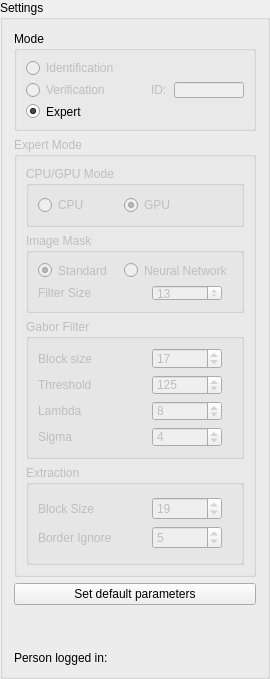
             <widget class="QGroupBox" name="settings_groupBox">
              <property name="minimumSize">
               <size>
                <width>270</width>
                <height>0</height>
               </size>
              </property>
              <property name="maximumSize">
               <size>
                <width>270</width>
                <height>16777215</height>
               </size>
              </property>
              <property name="title">
               <string>Settings</string>
              </property>
              <layout class="QVBoxLayout" name="verticalLayout_10">
               <item>
                <widget class="QGroupBox" name="mode_groupBox">
                 <property name="minimumSize">
                  <size>
                   <width>0</width>
                   <height>100</height>
                  </size>
                 </property>
                 <property name="maximumSize">
                  <size>
                   <width>16777215</width>
                   <height>100</height>
                  </size>
                 </property>
                 <property name="title">
                  <string>Mode</string>
                 </property>
                 <layout class="QVBoxLayout" name="verticalLayout_16">
                  <item>
                   <layout class="QVBoxLayout" name="verticalLayout_13">
                    <item>
                     <widget class="QRadioButton" name="identification_radioButton">
                      <property name="enabled">
                       <bool>false</bool>
                      </property>
                      <property name="text">
                       <string>Identification</string>
                      </property>
                      <property name="checked">
                       <bool>false</bool>
                      </property>
                      <property name="autoExclusive">
                       <bool>true</bool>
                      </property>
                     </widget>
                    </item>
                    <item>
                     <layout class="QHBoxLayout" name="horizontalLayout_11">
                      <item>
                       <widget class="QRadioButton" name="verification_radioButton">
                        <property name="enabled">
                         <bool>false</bool>
                        </property>
                        <property name="text">
                         <string>Verification</string>
                        </property>
                       </widget>
                      </item>
                      <item>
                       <spacer name="horizontalSpacer_10">
                        <property name="orientation">
                         <enum>Qt::Horizontal</enum>
                        </property>
                        <property name="sizeHint" stdset="0">
                         <size>
                          <width>40</width>
                          <height>20</height>
                         </size>
                        </property>
                       </spacer>
                      </item>
                      <item>
                       <widget class="QLabel" name="verification_label">
                        <property name="enabled">
                         <bool>false</bool>
                        </property>
                        <property name="minimumSize">
                         <size>
                          <width>17</width>
                          <height>0</height>
                         </size>
                        </property>
                        <property name="maximumSize">
                         <size>
                          <width>17</width>
                          <height>16777215</height>
                         </size>
                        </property>
                        <property name="text">
                         <string>ID:</string>
                        </property>
                       </widget>
                      </item>
                      <item>
                       <widget class="QLineEdit" name="verification_lineEdit">
                        <property name="enabled">
                         <bool>false</bool>
                        </property>
                        <property name="minimumSize">
                         <size>
                          <width>70</width>
                          <height>0</height>
                         </size>
                        </property>
                        <property name="maximumSize">
                         <size>
                          <width>70</width>
                          <height>16777215</height>
                         </size>
                        </property>
                        <property name="inputMethodHints">
                         <set>Qt::ImhNone</set>
                        </property>
                       </widget>
                      </item>
                     </layout>
                    </item>
                    <item>
                     <widget class="QRadioButton" name="expert_radioButton">
                      <property name="text">
                       <string>Expert</string>
                      </property>
                      <property name="checked">
                       <bool>true</bool>
                      </property>
                     </widget>
                    </item>
                   </layout>
                  </item>
                 </layout>
                </widget>
               </item>
               <item>
                <widget class="QGroupBox" name="expert_groupBox">
                 <property name="enabled">
                  <bool>false</bool>
                 </property>
                 <property name="title">
                  <string>Expert Mode</string>
                 </property>
                 <property name="checkable">
                  <bool>false</bool>
                 </property>
                 <layout class="QVBoxLayout" name="verticalLayout_29">
                  <item>
                   <layout class="QVBoxLayout" name="verticalLayout_11">
                    <item>
                     <widget class="QGroupBox" name="cpuGpuMode_groupBox">
                      <property name="title">
                       <string>CPU/GPU Mode</string>
                      </property>
                      <layout class="QVBoxLayout" name="verticalLayout_9">
                       <item>
                        <layout class="QHBoxLayout" name="horizontalLayout_2">
                         <item>
                          <widget class="QRadioButton" name="cpu_radioButton">
                           <property name="minimumSize">
                            <size>
                             <width>80</width>
                             <height>0</height>
                            </size>
                           </property>
                           <property name="maximumSize">
                            <size>
                             <width>50</width>
                             <height>16777215</height>
                            </size>
                           </property>
                           <property name="text">
                            <string>CPU</string>
                           </property>
                          </widget>
                         </item>
                         <item>
                          <widget class="QRadioButton" name="gpu_radioButton">
                           <property name="minimumSize">
                            <size>
                             <width>60</width>
                             <height>0</height>
                            </size>
                           </property>
                           <property name="maximumSize">
                            <size>
                             <width>60</width>
                             <height>16777215</height>
                            </size>
                           </property>
                           <property name="text">
                            <string>GPU</string>
                           </property>
                           <property name="checked">
                            <bool>true</bool>
                           </property>
                          </widget>
                         </item>
                         <item>
                          <spacer name="horizontalSpacer">
                           <property name="orientation">
                            <enum>Qt::Horizontal</enum>
                           </property>
                           <property name="sizeHint" stdset="0">
                            <size>
                             <width>40</width>
                             <height>20</height>
                            </size>
                           </property>
                          </spacer>
                         </item>
                        </layout>
                       </item>
                      </layout>
                     </widget>
                    </item>
                    <item>
                     <widget class="QGroupBox" name="imageMask_groupBox">
                      <property name="minimumSize">
                       <size>
                        <width>0</width>
                        <height>80</height>
                       </size>
                      </property>
                      <property name="maximumSize">
                       <size>
                        <width>16777215</width>
                        <height>80</height>
                       </size>
                      </property>
                      <property name="title">
                       <string>Image Mask</string>
                      </property>
                      <layout class="QVBoxLayout" name="verticalLayout_15">
                       <item>
                        <layout class="QVBoxLayout" name="verticalLayout_3">
                         <item>
                          <layout class="QHBoxLayout" name="horizontalLayout_5">
                           <item>
                            <widget class="QRadioButton" name="maskStandard_radioButton">
                             <property name="minimumSize">
                              <size>
                               <width>80</width>
                               <height>0</height>
                              </size>
                             </property>
                             <property name="maximumSize">
                              <size>
                               <width>80</width>
                               <height>16777215</height>
                              </size>
                             </property>
                             <property name="text">
                              <string>Standard</string>
                             </property>
                             <property name="checked">
                              <bool>true</bool>
                             </property>
                            </widget>
                           </item>
                           <item>
                            <widget class="QRadioButton" name="maskNeural_radioButton">
                             <property name="text">
                              <string>Neural Network</string>
                             </property>
                            </widget>
                           </item>
                          </layout>
                         </item>
                         <item>
                          <layout class="QHBoxLayout" name="horizontalLayout_6">
                           <item>
                            <widget class="QLabel" name="maskFilterSize_label">
                             <property name="minimumSize">
                              <size>
                               <width>60</width>
                               <height>0</height>
                              </size>
                             </property>
                             <property name="maximumSize">
                              <size>
                               <width>60</width>
                               <height>16777215</height>
                              </size>
                             </property>
                             <property name="text">
                              <string>Filter Size</string>
                             </property>
                            </widget>
                           </item>
                           <item>
                            <spacer name="horizontalSpacer_9">
                             <property name="orientation">
                              <enum>Qt::Horizontal</enum>
                             </property>
                             <property name="sizeHint" stdset="0">
                              <size>
                               <width>40</width>
                               <height>20</height>
                              </size>
                             </property>
                            </spacer>
                           </item>
                           <item>
                            <widget class="QSpinBox" name="maskFilterSize_spinBox">
                             <property name="minimumSize">
                              <size>
                               <width>70</width>
                               <height>0</height>
                              </size>
                             </property>
                             <property name="maximumSize">
                              <size>
                               <width>70</width>
                               <height>16777215</height>
                              </size>
                             </property>
                             <property name="value">
                              <number>13</number>
                             </property>
                            </widget>
                           </item>
                           <item>
                            <spacer name="horizontalSpacer_11">
                             <property name="orientation">
                              <enum>Qt::Horizontal</enum>
                             </property>
                             <property name="sizeType">
                              <enum>QSizePolicy::Fixed</enum>
                             </property>
                             <property name="sizeHint" stdset="0">
                              <size>
                               <width>10</width>
                               <height>20</height>
                              </size>
                             </property>
                            </spacer>
                           </item>
                          </layout>
                         </item>
                        </layout>
                       </item>
                      </layout>
                     </widget>
                    </item>
                    <item>
                     <widget class="QGroupBox" name="gaborFilter_groupBox">
                      <property name="minimumSize">
                       <size>
                        <width>0</width>
                        <height>140</height>
                       </size>
                      </property>
                      <property name="maximumSize">
                       <size>
                        <width>16777215</width>
                        <height>140</height>
                       </size>
                      </property>
                      <property name="title">
                       <string>Gabor Filter</string>
                      </property>
                      <layout class="QVBoxLayout" name="verticalLayout_12">
                       <item>
                        <layout class="QGridLayout" name="gridLayout">
                         <item row="3" column="0">
                          <widget class="QLabel" name="gaborSigma_label">
                           <property name="text">
                            <string>Sigma</string>
                           </property>
                          </widget>
                         </item>
                         <item row="2" column="1">
                          <spacer name="horizontalSpacer_7">
                           <property name="orientation">
                            <enum>Qt::Horizontal</enum>
                           </property>
                           <property name="sizeHint" stdset="0">
                            <size>
                             <width>40</width>
                             <height>20</height>
                            </size>
                           </property>
                          </spacer>
                         </item>
                         <item row="2" column="2">
                          <widget class="QSpinBox" name="gaborLambda_spinBox">
                           <property name="minimumSize">
                            <size>
                             <width>70</width>
                             <height>0</height>
                            </size>
                           </property>
                           <property name="maximumSize">
                            <size>
                             <width>70</width>
                             <height>16777215</height>
                            </size>
                           </property>
                           <property name="value">
                            <number>8</number>
                           </property>
                          </widget>
                         </item>
                         <item row="2" column="0">
                          <widget class="QLabel" name="gaborLambda_label">
                           <property name="text">
                            <string>Lambda</string>
                           </property>
                          </widget>
                         </item>
                         <item row="3" column="1">
                          <spacer name="horizontalSpacer_8">
                           <property name="orientation">
                            <enum>Qt::Horizontal</enum>
                           </property>
                           <property name="sizeHint" stdset="0">
                            <size>
                             <width>40</width>
                             <height>20</height>
                            </size>
                           </property>
                          </spacer>
                         </item>
                         <item row="3" column="2">
                          <widget class="QSpinBox" name="gaborSigma_spinBox">
                           <property name="minimumSize">
                            <size>
                             <width>70</width>
                             <height>0</height>
                            </size>
                           </property>
                           <property name="maximumSize">
                            <size>
                             <width>70</width>
                             <height>16777215</height>
                            </size>
                           </property>
                           <property name="value">
                            <number>4</number>
                           </property>
                          </widget>
                         </item>
                         <item row="1" column="2">
                          <widget class="QSpinBox" name="gaborThreshold_spinBox">
                           <property name="minimumSize">
                            <size>
                             <width>70</width>
                             <height>0</height>
                            </size>
                           </property>
                           <property name="maximumSize">
                            <size>
                             <width>70</width>
                             <height>16777215</height>
                            </size>
                           </property>
                           <property name="maximum">
                            <number>255</number>
                           </property>
                           <property name="value">
                            <number>125</number>
                           </property>
                          </widget>
                         </item>
                         <item row="0" column="0">
                          <widget class="QLabel" name="blockSize_label">
                           <property name="text">
                            <string>Block size</string>
                           </property>
                          </widget>
                         </item>
                         <item row="0" column="1">
                          <spacer name="horizontalSpacer_5">
                           <property name="orientation">
                            <enum>Qt::Horizontal</enum>
                           </property>
                           <property name="sizeHint" stdset="0">
                            <size>
                             <width>40</width>
                             <height>20</height>
                            </size>
                           </property>
                          </spacer>
                         </item>
                         <item row="0" column="2">
                          <widget class="QSpinBox" name="gaborBlockSize_spinBox">
                           <property name="minimumSize">
                            <size>
                             <width>70</width>
                             <height>0</height>
                            </size>
                           </property>
                           <property name="maximumSize">
                            <size>
                             <width>70</width>
                             <height>16777215</height>
                            </size>
                           </property>
                           <property name="readOnly">
                            <bool>false</bool>
                           </property>
                           <property name="singleStep">
                            <number>2</number>
                           </property>
                           <property name="value">
                            <number>17</number>
                           </property>
                          </widget>
                         </item>
                         <item row="1" column="0">
                          <widget class="QLabel" name="gaborThreshold_label">
                           <property name="text">
                            <string>Threshold</string>
                           </property>
                          </widget>
                         </item>
                         <item row="1" column="1">
                          <spacer name="horizontalSpacer_6">
                           <property name="orientation">
                            <enum>Qt::Horizontal</enum>
                           </property>
                           <property name="sizeHint" stdset="0">
                            <size>
                             <width>40</width>
                             <height>20</height>
                            </size>
                           </property>
                          </spacer>
                         </item>
                         <item row="0" column="3">
                          <spacer name="horizontalSpacer_12">
                           <property name="orientation">
                            <enum>Qt::Horizontal</enum>
                           </property>
                           <property name="sizeType">
                            <enum>QSizePolicy::Fixed</enum>
                           </property>
                           <property name="sizeHint" stdset="0">
                            <size>
                             <width>10</width>
                             <height>20</height>
                            </size>
                           </property>
                          </spacer>
                         </item>
                        </layout>
                       </item>
                      </layout>
                     </widget>
                    </item>
                    <item>
                     <widget class="QGroupBox" name="extraction_groupBox">
                      <property name="enabled">
                       <bool>false</bool>
                      </property>
                      <property name="minimumSize">
                       <size>
                        <width>0</width>
                        <height>100</height>
                       </size>
                      </property>
                      <property name="maximumSize">
                       <size>
                        <width>16777215</width>
                        <height>100</height>
                       </size>
                      </property>
                      <property name="title">
                       <string>Extraction</string>
                      </property>
                      <layout class="QVBoxLayout" name="verticalLayout_28">
                       <item>
                        <layout class="QGridLayout" name="gridLayout_2">
                         <item row="0" column="0">
                          <widget class="QLabel" name="extractionBlock_label">
                           <property name="text">
                            <string>Block Size</string>
                           </property>
                          </widget>
                         </item>
                         <item row="0" column="1" colspan="2">
                          <spacer name="horizontalSpacer_14">
                           <property name="orientation">
                            <enum>Qt::Horizontal</enum>
                           </property>
                           <property name="sizeHint" stdset="0">
                            <size>
                             <width>40</width>
                             <height>20</height>
                            </size>
                           </property>
                          </spacer>
                         </item>
                         <item row="1" column="0" colspan="2">
                          <widget class="QLabel" name="extractionBorder_label">
                           <property name="text">
                            <string>Border Ignore</string>
                           </property>
                          </widget>
                         </item>
                         <item row="1" column="2">
                          <spacer name="horizontalSpacer_15">
                           <property name="orientation">
                            <enum>Qt::Horizontal</enum>
                           </property>
                           <property name="sizeHint" stdset="0">
                            <size>
                             <width>40</width>
                             <height>20</height>
                            </size>
                           </property>
                          </spacer>
                         </item>
                         <item row="0" column="3">
                          <widget class="QSpinBox" name="extractionBlock_spinBox">
                           <property name="minimumSize">
                            <size>
                             <width>70</width>
                             <height>0</height>
                            </size>
                           </property>
                           <property name="maximumSize">
                            <size>
                             <width>70</width>
                             <height>16777215</height>
                            </size>
                           </property>
                           <property name="value">
                            <number>19</number>
                           </property>
                          </widget>
                         </item>
                         <item row="1" column="3">
                          <widget class="QSpinBox" name="extractionBorder_spinBox">
                           <property name="minimumSize">
                            <size>
                             <width>70</width>
                             <height>0</height>
                            </size>
                           </property>
                           <property name="maximumSize">
                            <size>
                             <width>70</width>
                             <height>16777215</height>
                            </size>
                           </property>
                           <property name="value">
                            <number>5</number>
                           </property>
                          </widget>
                         </item>
                         <item row="0" column="4">
                          <spacer name="horizontalSpacer_16">
                           <property name="orientation">
                            <enum>Qt::Horizontal</enum>
                           </property>
                           <property name="sizeType">
                            <enum>QSizePolicy::Fixed</enum>
                           </property>
                           <property name="sizeHint" stdset="0">
                            <size>
                             <width>10</width>
                             <height>20</height>
                            </size>
                           </property>
                          </spacer>
                         </item>
                        </layout>
                       </item>
                      </layout>
                     </widget>
                    </item>
                   </layout>
                  </item>
                 </layout>
                </widget>
               </item>
               <item>
                <widget class="QPushButton" name="pushButton">
                 <property name="enabled">
                  <bool>true</bool>
                 </property>
                 <property name="text">
                  <string>Set default parameters</string>
                 </property>
                </widget>
               </item>
               <item>
                <spacer name="verticalSpacer_2">
                 <property name="orientation">
                  <enum>Qt::Vertical</enum>
                 </property>
                 <property name="sizeHint" stdset="0">
                  <size>
                   <width>20</width>
                   <height>40</height>
                  </size>
                 </property>
                </spacer>
               </item>
               <item>
                <widget class="QLabel" name="label">
                 <property name="text">
                  <string>Person logged in: </string>
                 </property>
                </widget>
               </item>
              </layout>
             </widget>
